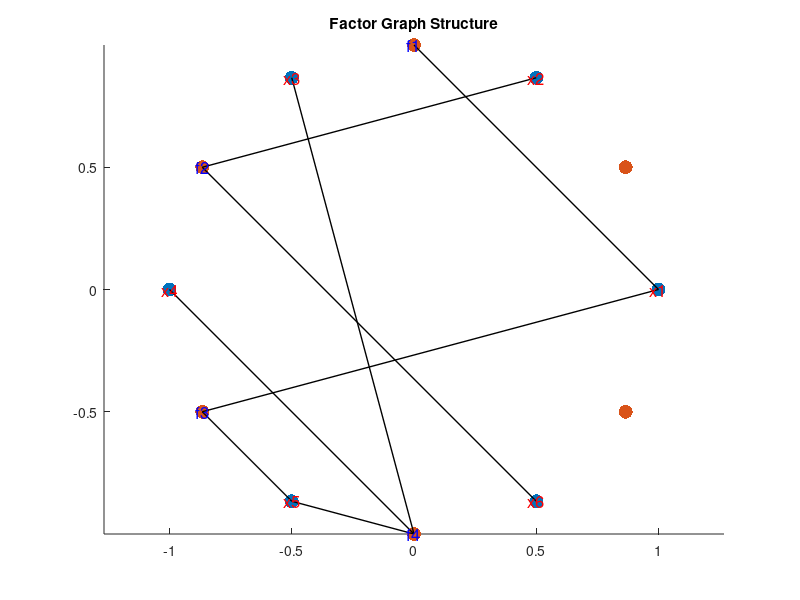
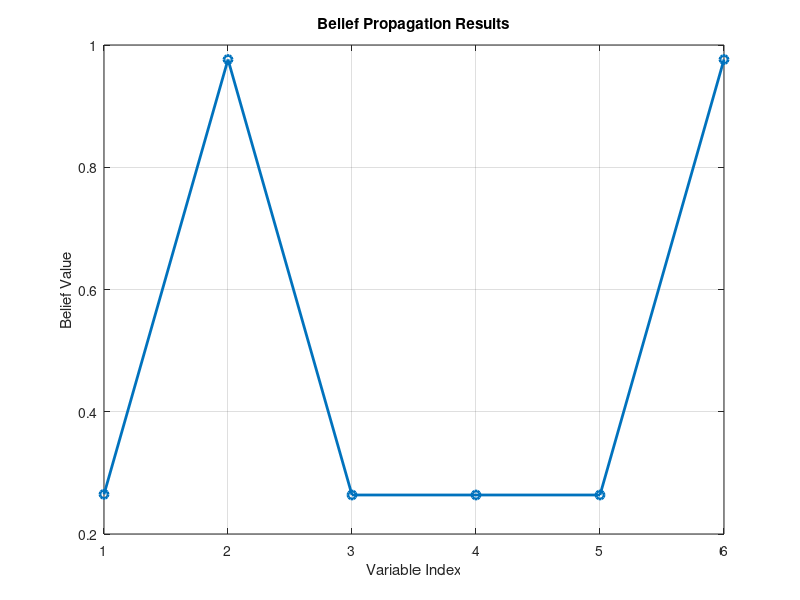
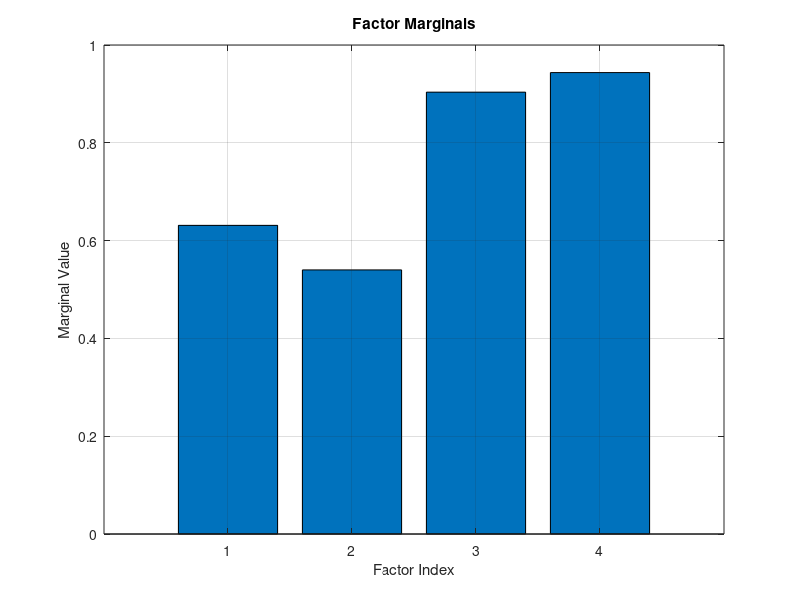
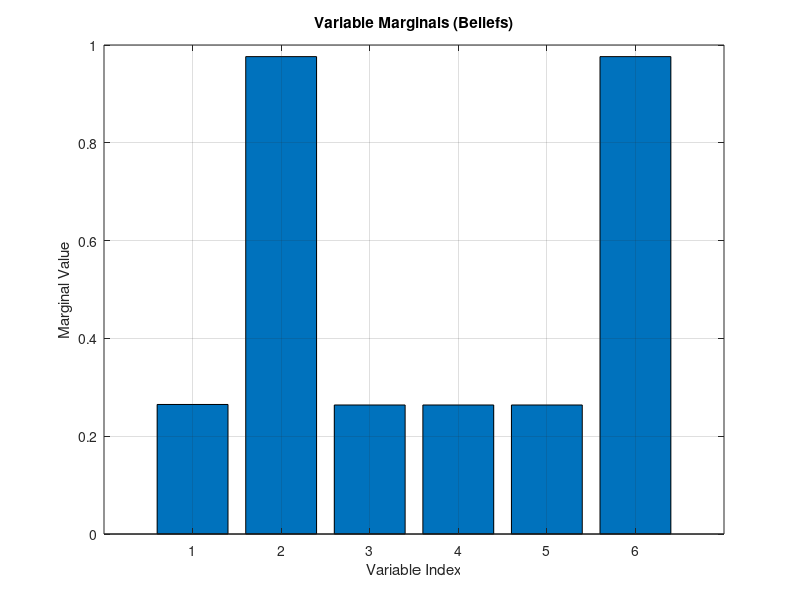

MATLAB code to generate these figures, in order:
%% Factor Graph Parameters - Input at the top of the script
clear; clc;

% Option to load data, enter manually, or generate random
inputOption = 'random';  % Choices: 'file', 'manual', 'random'

% Parameters for the factor graph
numVariables = 6;  % Number of variable nodes
numFactors = 4;    % Number of factor nodes
maxConnections = 3; % Max number of variables connected to a factor

% Data file (if inputOption is 'file')
dataFile = 'data.txt';  % Specify the data file (if using file input)

% Random Generation Parameters (for 'random' option)
maxValue = 10;  % Maximum value for random data

%% Load or Generate Data
switch inputOption
    case 'file'
        % Load data from file
        data = load(dataFile);
        variables = data(:, 1:numVariables);
        factors = data(:, numVariables+1:end);
    case 'manual'
        % Manual input (you can prompt for data or hard-code here)
        variables = [1 2 3 4 5 6];  % Example input for 6 variables
        factors = [7 8 9 10];        % Example input for factors
    case 'random'
        % Generate random data
        variables = rand(1, numVariables) * maxValue;
        factors = rand(1, numFactors) * maxValue;
end

%% Create Factor Graph
% Create empty adjacency matrix for factor graph (factors x variables)
adjMatrix = zeros(numFactors, numVariables);

% Randomly connect variables to factors (can adjust as needed)
for i = 1:numFactors
    numConnections = randi([1 maxConnections], 1);
    connectedVars = randperm(numVariables, numConnections);
    adjMatrix(i, connectedVars) = 1;  % Create edges between factors and variables
end

%% Plot 1: Factor Graph Structure
figure;
hold on;

% Plot variable nodes
theta = linspace(0, 2*pi, numVariables + 1);
variablePos = [cos(theta(1:end-1)); sin(theta(1:end-1))];
scatter(variablePos(1,:), variablePos(2,:), 100, 'filled', 'r');

% Plot factor nodes (arranged in a circle)
factorPos = [cos(theta(1:end-1) + pi/2); sin(theta(1:end-1) + pi/2)];
scatter(factorPos(1,:), factorPos(2,:), 100, 'filled', 'b');

% Plot edges (connections between factors and variables)
for i = 1:numFactors
    for j = 1:numVariables
        if adjMatrix(i, j) == 1
            plot([variablePos(1,j) factorPos(1,i)], [variablePos(2,j) factorPos(2,i)], 'k-', 'LineWidth', 1);
        end
    end
end

% Annotate nodes
for i = 1:numVariables
    text(variablePos(1,i), variablePos(2,i), sprintf('x%d', i), 'HorizontalAlignment', 'center', 'VerticalAlignment', 'middle', 'FontSize', 12, 'Color', 'r');
end
for i = 1:numFactors
    text(factorPos(1,i), factorPos(2,i), sprintf('f%d', i), 'HorizontalAlignment', 'center', 'VerticalAlignment', 'middle', 'FontSize', 12, 'Color', 'b');
end

title('Factor Graph Structure');
axis equal;
hold off;

%% Belief Propagation (Simple Example)
% Initialize beliefs (using random values for illustration)
beliefs = rand(numVariables, 1);

% Initialize messages (from factors to variables)
messages = rand(numFactors, numVariables);

% Perform a simple belief propagation iteration (for demonstration)
iterations = 10;
beliefsHistory = zeros(numVariables, iterations);  % Store beliefs for plotting
for iter = 1:iterations
    newBeliefs = beliefs;
    for i = 1:numVariables
        % Update belief based on connected factors (simplified for demonstration)
        connectedFactors = find(adjMatrix(:, i) == 1);
        newBeliefs(i) = sum(beliefs(connectedFactors)) / length(connectedFactors);
    end
    beliefs = newBeliefs;  % Update beliefs
    beliefsHistory(:, iter) = beliefs;  % Save beliefs for later plotting
end

%% Plot 2: Belief Propagation Results
figure;
plot(1:numVariables, beliefs, 'o-', 'LineWidth', 2);
title('Belief Propagation Results');
xlabel('Variable Index');
ylabel('Belief Value');
grid on;

%% Plot 3: Factor Marginals
% In a factor graph, marginals show the marginal probability distribution
% of each factor. For simplicity, we can assume uniform marginals or use
% belief propagation results to derive marginals (e.g., summing over variables).
factorMarginals = rand(numFactors, 1);  % Dummy marginals for illustration

figure;
bar(factorMarginals);
title('Factor Marginals');
xlabel('Factor Index');
ylabel('Marginal Value');
grid on;

%% Plot 4: Variable Marginals (Using Beliefs)
% Variable marginals are the final beliefs of each variable
variableMarginals = beliefs;

figure;
bar(variableMarginals);
title('Variable Marginals (Beliefs)');
xlabel('Variable Index');
ylabel('Marginal Value');
grid on;

%% Plot 5: Messages Between Variables and Factors
% Plot the magnitude of messages passed between variables and factors
figure;
imagesc(messages);
colorbar;
title('Messages Between Variables and Factors');
xlabel('Variable Index');
ylabel('Factor Index');
grid on;

%% Plot 6: Convergence of Belief Propagation
% Track the change in beliefs over iterations to show convergence
beliefChanges = zeros(iterations, 1);
for iter = 2:iterations
    beliefChanges(iter) = norm(beliefsHistory(:, iter) - beliefsHistory(:, iter - 1));
end

figure;
plot(1:iterations, beliefChanges, 'o-', 'LineWidth', 2);
title('Convergence of Belief Propagation');
xlabel('Iteration');
ylabel('Change in Beliefs');
grid on;
